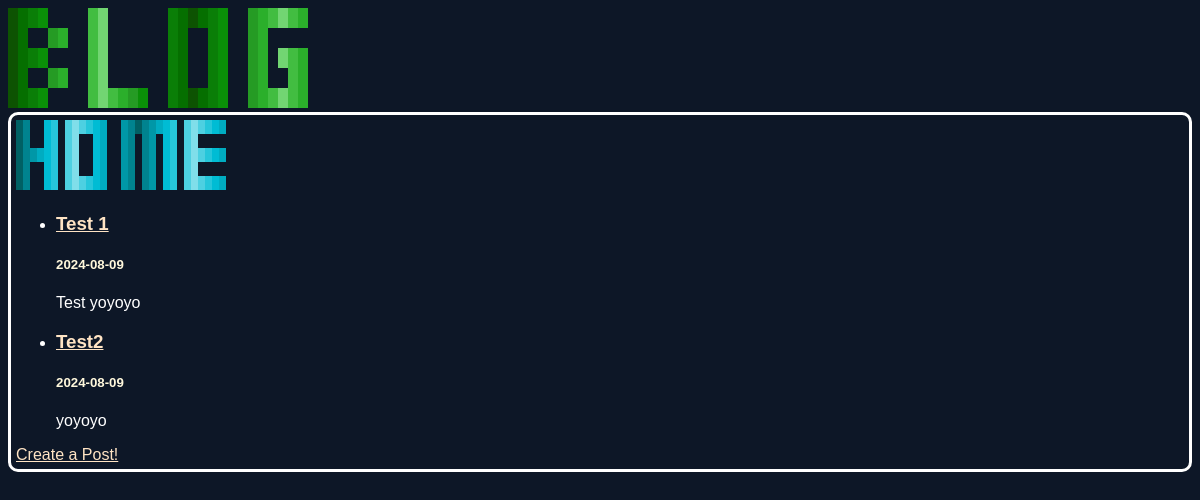
Before: / with the older database file.
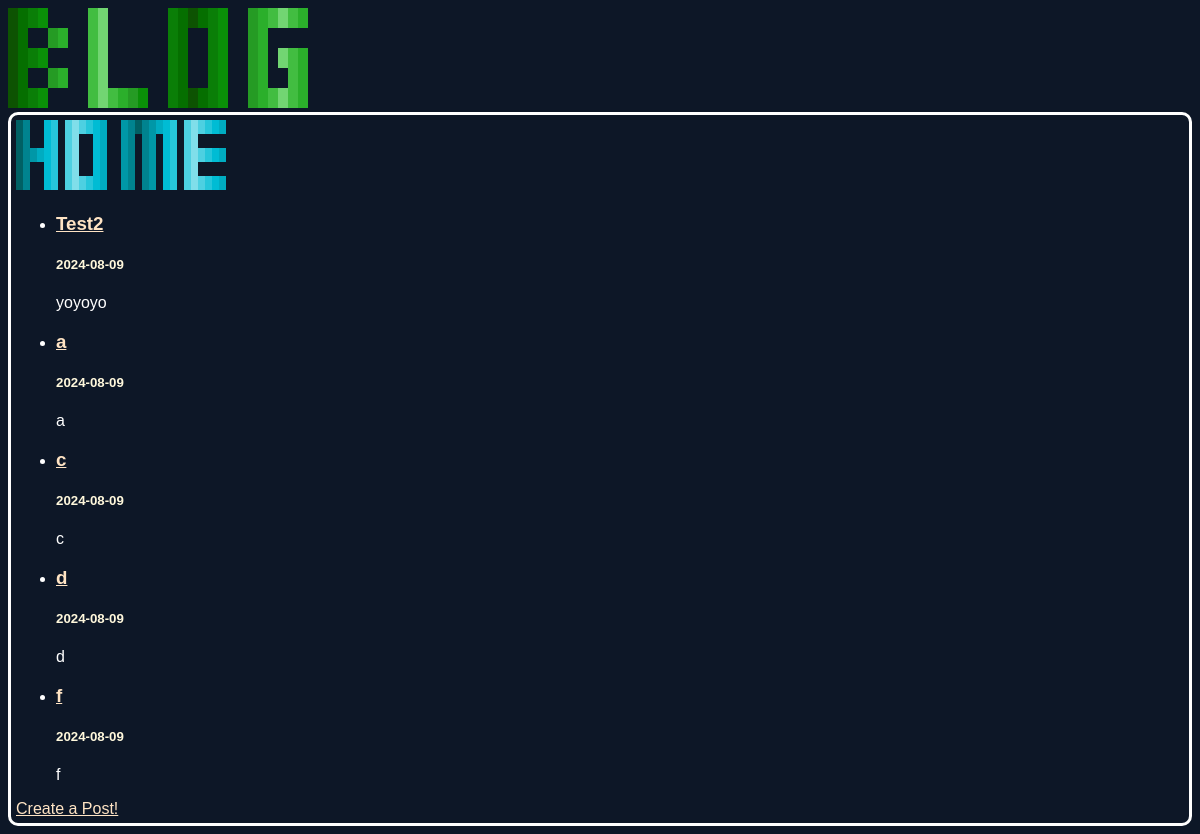
After: the same page with the newer database file.
### app.py (models this page shows, shortened)
class Post(db.Model):
    id = db.Column(db.Integer, primary_key=True)
    title = db.Column(db.String(50), nullable=False)
    body = db.Column(db.String(500))
    date_created = db.Column(db.DateTime, default=datetime.now())

### app.py (the view)
@app.route("/")
def index():
    top_posts = Post.query.order_by(Post.date_created).all()[:5]
    return render_template("home.html", top_posts=top_posts)

### templates/home.html (shortened to what this page needs)
{% extends "global.html" %}
{% block head %}
<link rel="stylesheet" href="{{ url_for('static', filename='css/home.css') }}">
{% endblock %}
{% block body %}
<div class="main">
    <img src="{{ url_for('static', filename='images/blog-home.png')}}">
    {% if top_posts|length < 1 %}
    <h4>There are no posts!</h4>
    <h4>Try making one!</h4>
    {% else %}
    <ul>
        {% for post in top_posts %}
        <li>
            <div>
                <a href="/posts/{{post.id}}"><h3>{{ post.title }}</h3></a>
                <h5 class="date">{{post.date_created.date()}}</h5>
                <div>{{ post.body }}</div>
            </div>
        </li>
        {% endfor %}
    </ul>
    {% endif %}
    <a href="/posts/create/" id="create-post">Create a Post!</a>
</div>
{% endblock %}

### templates/global.html (shortened to what this page needs)
<!DOCTYPE html>
<html lang="en">
<head>
    <link rel="stylesheet" href="{{ url_for('static', filename='css/global.css') }}">
    {% block head %}{% endblock %}
</head>
<body>
    <a href="/"><img src="{{ url_for('static', filename='images/blog.png')}}"></a>
    {% block body %}{% endblock %}
</body>
</html>

### static/css/global.css (style rules this page uses)
body { background-color: rgb(13, 23, 39); color: white; font-family: sans-serif; }
.main { border: 3px white solid; padding: 5px; border-radius: 10px; }
.date { color: cornsilk; }
a { color: bisque; }

Changed rows visible on the page:
removed Post: title "Test 1", date_created "2024-08-09", body "Test yoyoyo"
added Post: title "a", date_created "2024-08-09", body "a"
added Post: title "c", date_created "2024-08-09", body "c"
added Post: title "d", date_created "2024-08-09", body "d"
added Post: title "f", date_created "2024-08-09", body "f"
